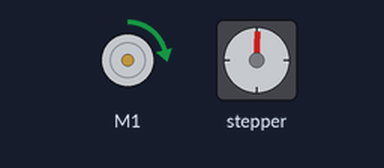
This sketch was run on a simulated Arduino Uno, built with avr-gcc and run on an emulated ATmega328P. Shown: DC motor (green arrow = forward, orange = backward, longer = faster), stepper motor. Stepper angles assume 48 steps per turn.

Above: at 0.15 s.
At 9.89 s:
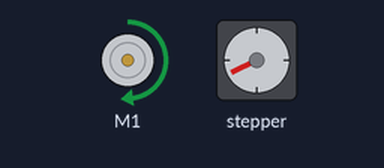
At 19.94 s:
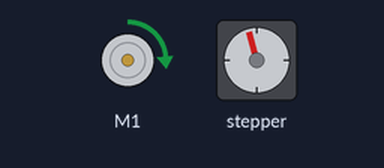
At 39.73 s:
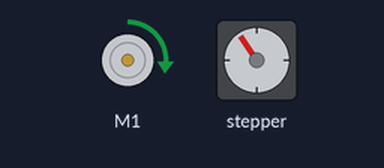
Timing chart, 0 to 40.0 s (numbered marks = the images above):
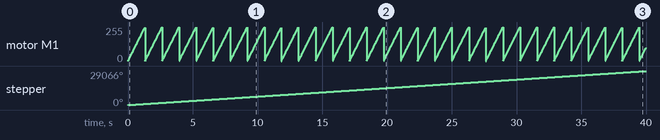

Measured:
- by itself, motor M1: ramps from stopped to forward 254/255 and jumps back, once every 1.3 s
- by itself, stepper: keeps turning clockwise at about 727°/s

The sketch:

sketch_oct25a.ino
```cpp
#include <AFMotor.h>
AF_DCMotor motor(1); // DC motor on M1
AF_Stepper stepper(48, 2); // Stepper, Port M3+M4, 48 Steps.
// servo is not managed by AFMotor.h
// Use traditional Servo library in Arduino IDE.
int i = 0;
bool goForward = true;
void setup() {
  motor.setSpeed(400);
  motor.run(RELEASE);
}
void loop() {
  motor.run(goForward ? FORWARD : BACKWARD );
  for (i = 0; i < 255; i++) {
    motor.setSpeed(i);
    stepper.step(1, FORWARD, INTERLEAVE);
    delay(0);
  }
}
```
